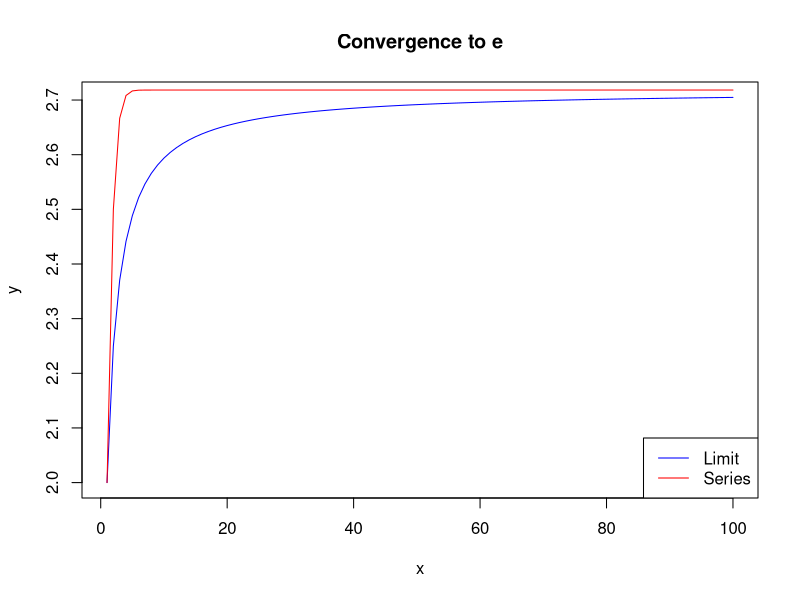
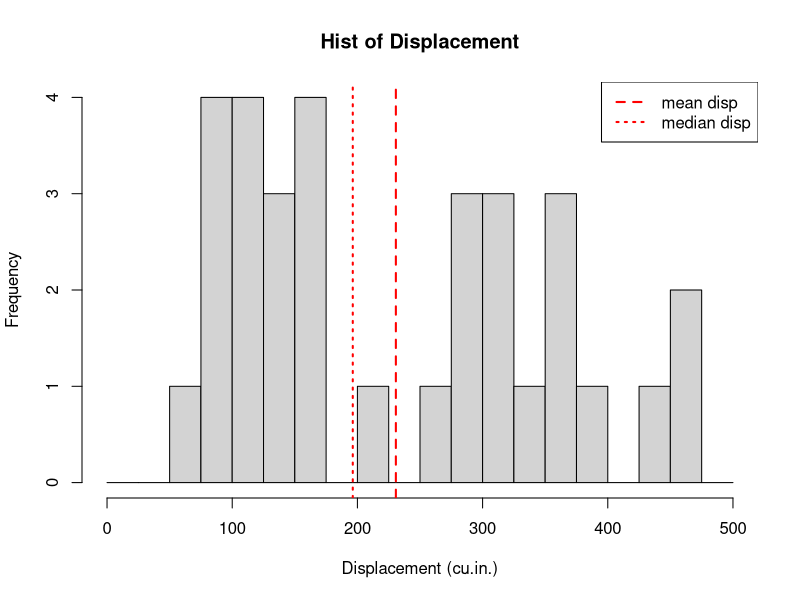
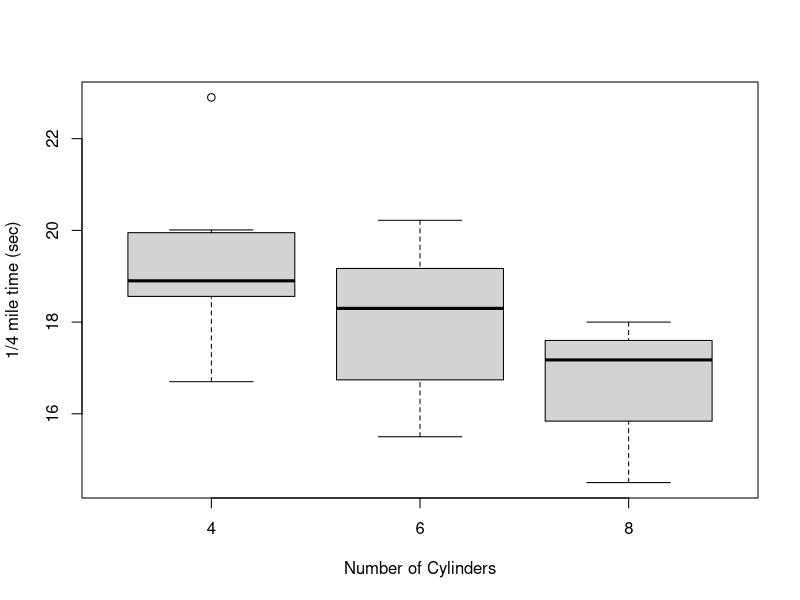
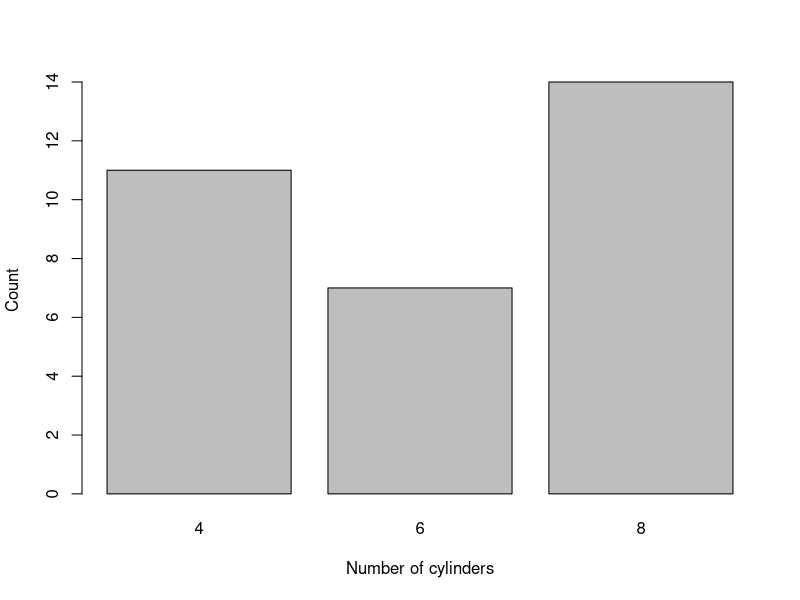

Recreate these plots in R, in order.
## ---- chunk 1

x <- 1:100


limit <- (1 + 1/x)^x
series <- sapply(x, function(n) sum(1/factorial(0:n)))


plot(x, limit, type = "l", col = "blue", xlab = "x", ylab = "y", main = "Convergence to e")
lines(x, series, col = "red")


legend("bottomright", legend = c("Limit", "Series"), col = c("blue", "red"), lty = 1)

## ---- chunk 2
library(datasets)
## ---- chunk 3
hist(mtcars$disp, breaks=seq(0, 500, 25),
     main= "Hist of Displacement",
     xlab = "Displacement (cu.in.)")
abline(v = c(mean(mtcars$disp), median(mtcars$disp)),
       lty=c(2,3), lwd=2, col="red")
legend("topright", legend = c("mean disp", "median disp"),
       lty=c(2,3), lwd=2, col="red")
## ---- chunk 4
boxplot(mtcars$qsec ~ mtcars$cyl,
        xlab = "Number of Cylinders", ylab="1/4 mile time (sec)")
## ---- chunk 5
barplot(table(mtcars$cyl), ylab="Count", xlab="Number of cylinders")
